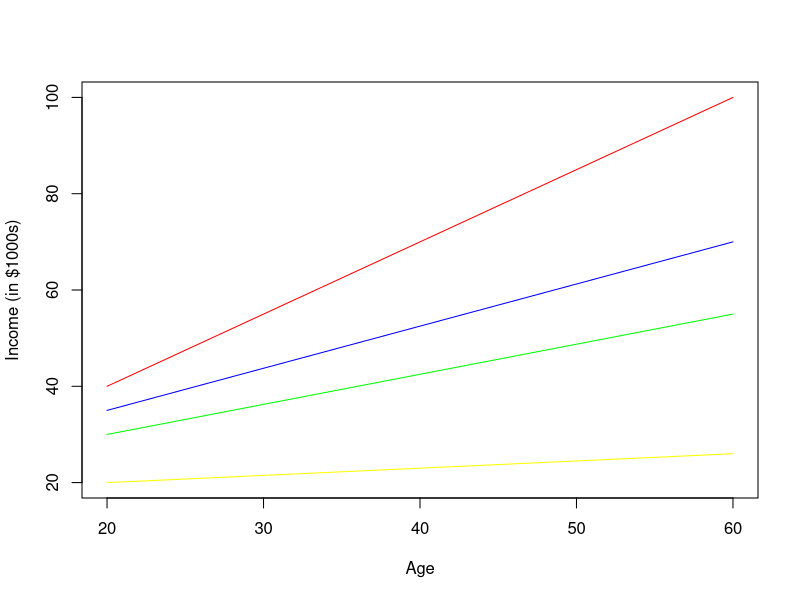

This figure's R source:
## ---- chunk 1
plot(NULL, 
     ylab = 'Income (in $1000s)', 
     xlab = 'Age', 
     xlim = c(20,60), 
     ylim =c(20,100),
     )

segments( 20,20, 60,26, col = 'yellow')
segments( 20,30, 60,55, col = 'green')
segments( 20,35, 60,70, col = 'blue')
segments( 20,40, 60,100, col = 'red')


## ---- chunk 2
set.seed(1234)
n <- 30
x1 <- runif(n)
x2 <- runif(n)
x3 <- runif(n)
y <- 1 + 2*x1 + 3*x2 + 5*x3 + rnorm(n)

model1 <- lm(y ~ x1 + x2)
summary(model1)
confint(model1)

model2 <- lm(y ~ x1 + x2 + x3)
summary(model2)
confint(model2)

# Compare the two models using partial F-test
anova(model1, model2)
